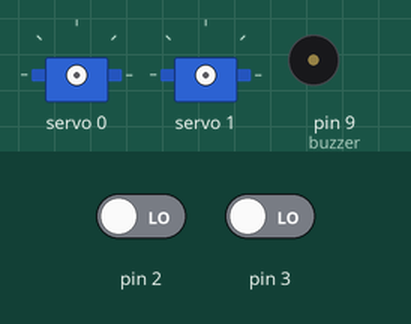
Bench run of a sketch on a simulated Arduino Uno, built with avr-gcc and run on an emulated ATmega328P. On the bench: 2 × servo, buzzer (waves = sounding). The inputs (shaded band) are chosen by the test bench; at power-on: pin 2 LOW, pin 3 LOW.

Above: at 0.7 s.
At 35.2 s:
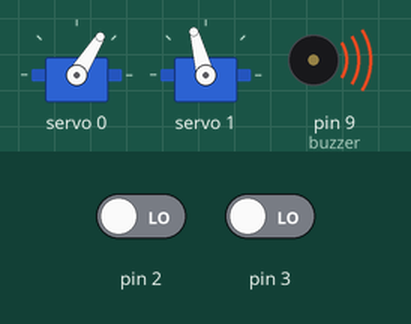
Timing chart, 0 to 36.7 s (numbered marks = the images above):
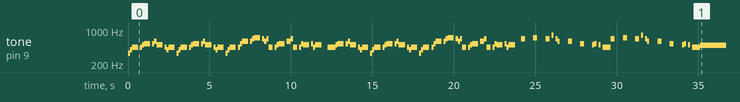

The sketch:

SigueLineasPOTC_FINAL.ino
```cpp
#include <Wire.h>
#include <Adafruit_PWMServoDriver.h>

Adafruit_PWMServoDriver pwm = Adafruit_PWMServoDriver();
#define SERVOMIN 280 // (180) this is the 'minimum' pulse length count (out of 4096)
#define SERVOSTOP 340 // pulse length to stop de servo
#define SERVOMAX 400 // (500) this is the 'maximum' pulse length count (out of 4096)

/*** Global variables ***/
int servo_derecho=1;
int servo_izquierdo=0;
int NEGRO=0;
int buzzer = 9;
boolean fuera;
const int songspeed = 1.5; //Change to 2 for a slower version of the song, the bigger the number the slower the song
//*****************************************
#define NOTE_C4  262   //Defining note frequency
#define NOTE_D4  294
#define NOTE_E4  330
#define NOTE_F4  349
#define NOTE_G4  392
#define NOTE_A4  440
#define NOTE_B4  494
#define NOTE_C5  523
#define NOTE_D5  587
#define NOTE_E5  659
#define NOTE_F5  698
#define NOTE_G5  784
#define NOTE_A5  880
#define NOTE_B5  988
//*****************************************
int notes[] = {       //Note of the song, 0 is a rest/pulse                                                     /***THIS PROGRAM MAKES BUZZER SING THE PIRATES OF THE CARIBBEAN BSO***/
   NOTE_E4, NOTE_G4, NOTE_A4, NOTE_A4, 0,
   NOTE_A4, NOTE_B4, NOTE_C5, NOTE_C5, 0,
   NOTE_C5, NOTE_D5, NOTE_B4, NOTE_B4, 0,
   NOTE_A4, NOTE_G4, NOTE_A4, 0,

   NOTE_E4, NOTE_G4, NOTE_A4, NOTE_A4, 0,
   NOTE_A4, NOTE_B4, NOTE_C5, NOTE_C5, 0,
   NOTE_C5, NOTE_D5, NOTE_B4, NOTE_B4, 0,
   NOTE_A4, NOTE_G4, NOTE_A4, 0,

   NOTE_E4, NOTE_G4, NOTE_A4, NOTE_A4, 0,
   NOTE_A4, NOTE_C5, NOTE_D5, NOTE_D5, 0,
   NOTE_D5, NOTE_E5, NOTE_F5, NOTE_F5, 0,
   NOTE_E5, NOTE_D5, NOTE_E5, NOTE_A4, 0,

   NOTE_A4, NOTE_B4, NOTE_C5, NOTE_C5, 0,
   NOTE_D5, NOTE_E5, NOTE_A4, 0,
   NOTE_A4, NOTE_C5, NOTE_B4, NOTE_B4, 0,
   NOTE_C5, NOTE_A4, NOTE_B4, 0,

   NOTE_A4, NOTE_A4,
   //Repeat of first part
   NOTE_A4, NOTE_B4, NOTE_C5, NOTE_C5, 0,
   NOTE_C5, NOTE_D5, NOTE_B4, NOTE_B4, 0,
   NOTE_A4, NOTE_G4, NOTE_A4, 0,

   NOTE_E4, NOTE_G4, NOTE_A4, NOTE_A4, 0,
   NOTE_A4, NOTE_B4, NOTE_C5, NOTE_C5, 0,
   NOTE_C5, NOTE_D5, NOTE_B4, NOTE_B4, 0,
   NOTE_A4, NOTE_G4, NOTE_A4, 0,

   NOTE_E4, NOTE_G4, NOTE_A4, NOTE_A4, 0,
   NOTE_A4, NOTE_C5, NOTE_D5, NOTE_D5, 0,
   NOTE_D5, NOTE_E5, NOTE_F5, NOTE_F5, 0,
   NOTE_E5, NOTE_D5, NOTE_E5, NOTE_A4, 0,

   NOTE_A4, NOTE_B4, NOTE_C5, NOTE_C5, 0,
   NOTE_D5, NOTE_E5, NOTE_A4, 0,
   NOTE_A4, NOTE_C5, NOTE_B4, NOTE_B4, 0,
   NOTE_C5, NOTE_A4, NOTE_B4, 0,
   //End of Repeat

   NOTE_E5, 0, 0, NOTE_F5, 0, 0,
   NOTE_E5, NOTE_E5, 0, NOTE_G5, 0, NOTE_E5, NOTE_D5, 0, 0,
   NOTE_D5, 0, 0, NOTE_C5, 0, 0,
   NOTE_B4, NOTE_C5, 0, NOTE_B4, 0, NOTE_A4,

   NOTE_E5, 0, 0, NOTE_F5, 0, 0,
   NOTE_E5, NOTE_E5, 0, NOTE_G5, 0, NOTE_E5, NOTE_D5, 0, 0,
   NOTE_D5, 0, 0, NOTE_C5, 0, 0,
   NOTE_B4, NOTE_C5, 0, NOTE_B4, 0, NOTE_A4
};
//*****************************************
int duration[] = {         //duration of each note (in ms) Quarter Note is set to 250 ms
  125, 125, 250, 125, 125,
  125, 125, 250, 125, 125,
  125, 125, 250, 125, 125,
  125, 125, 375, 125,

  125, 125, 250, 125, 125,
  125, 125, 250, 125, 125,
  125, 125, 250, 125, 125,
  125, 125, 375, 125,

  125, 125, 250, 125, 125,
  125, 125, 250, 125, 125,
  125, 125, 250, 125, 125,
  125, 125, 125, 250, 125,

  125, 125, 250, 125, 125,
  250, 125, 250, 125,
  125, 125, 250, 125, 125,
  125, 125, 375, 375,

  250, 125,
  //Repeat of First Part
  125, 125, 250, 125, 125,
  125, 125, 250, 125, 125,
  125, 125, 375, 125,

  125, 125, 250, 125, 125,
  125, 125, 250, 125, 125,
  125, 125, 250, 125, 125,
  125, 125, 375, 125,

  125, 125, 250, 125, 125,
  125, 125, 250, 125, 125,
  125, 125, 250, 125, 125,
  125, 125, 125, 250, 125,

  125, 125, 250, 125, 125,
  250, 125, 250, 125,
  125, 125, 250, 125, 125,
  125, 125, 375, 375,
  //End of Repeat

  250, 125, 375, 250, 125, 375,
  125, 125, 125, 125, 125, 125, 125, 125, 375,
  250, 125, 375, 250, 125, 375,
  125, 125, 125, 125, 125, 500,

  250, 125, 375, 250, 125, 375,
  125, 125, 125, 125, 125, 125, 125, 125, 375,
  250, 125, 375, 250, 125, 375,
  125, 125, 125, 125, 125, 500
};
/*** Function declaration ***/
void setup() {
pwm.begin();
pwm.setPWMFreq(60); // Analog servos run at ~60 Hz updates
pinMode( 2 , INPUT);
pinMode( 3 , INPUT);
pinMode(buzzer, OUTPUT);
for (int i=0;i<203;i++){              //203 is the total number of music notes in the song
  int wait = duration[i] * songspeed;
  tone(buzzer,notes[i],wait);          //tone(pin,frequency,duration)
  delay(wait);}

}

void loop() {
  int ir_derecho=digitalRead(3);
  int ir_izquierdo=digitalRead(2);
  if(ir_derecho == 1 && ir_izquierdo == 1){
    if(fuera == true){
      pwm.setPWM(servo_derecho, 0, SERVOMIN);
      pwm.setPWM(servo_izquierdo,0, SERVOMIN);
     }
    if(fuera == false){
      ir_derecho=digitalRead(3);
      ir_izquierdo=digitalRead(2);
      pwm.setPWM(servo_derecho, 0, SERVOMAX);
      pwm.setPWM(servo_izquierdo, 0, SERVOMAX);
     }
   }
    if (ir_derecho == NEGRO) {
    pwm.setPWM(servo_izquierdo, 0, SERVOMIN);
    analogWrite(buzzer, 100);
    delay(10);
    fuera=true;
   } else {
    pwm.setPWM(servo_izquierdo, 0, SERVOSTOP);
    analogWrite(buzzer, 0);
    delay(10);
   }
  if (ir_izquierdo == NEGRO) {
    pwm.setPWM(servo_derecho, 0, SERVOMAX);
    analogWrite(buzzer, 0);
    delay(10);
    fuera=false;
   } else {
    pwm.setPWM(servo_derecho, 0, SERVOSTOP);
    analogWrite(buzzer, 100);
    delay(10);
   }
}
```

Measured:
- by itself, tone on pin 9 (buzzer): plays 330 Hz for 0.13 s, 392 Hz for 0.13 s, 440 Hz for 0.38 s, 440 Hz for 0.13 s, 494 Hz for 0.13 s, 523 Hz for 0.38 s … (120 notes in this stretch)
